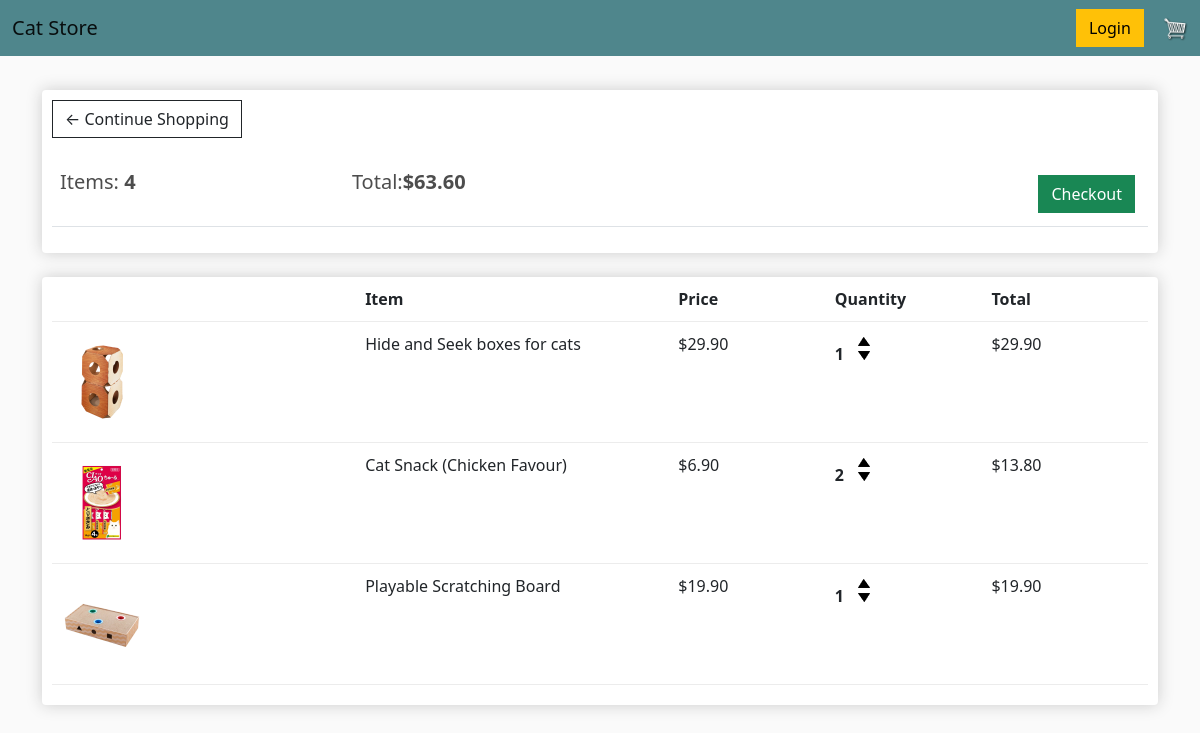
The app's page /cart/ (signed in) with its own data.
### store/models.py (models this page shows, shortened)
class Order(models.Model):
    customer = models.ForeignKey(Customer, on_delete=models.SET_NULL, null=True, blank=True)
    date_ordered = models.DateTimeField(auto_now_add=True)
    complete = models.BooleanField(default=False, null=True, blank=False)
    transaction_id = models.CharField(max_length=100, null=True)
    @property
    def get_cart_total(self):
        orderitems = self.orderitem_set.all()
        total = sum([item.get_total for item in orderitems])
        return total
    @property
    def get_cart_items(self):
        orderitems = self.orderitem_set.all()
        total = sum([item.quantity for item in orderitems])
        return total

class OrderItem(models.Model):
    product = models.ForeignKey(Product, on_delete=models.SET_NULL, blank=True, null=True)
    order = models.ForeignKey(Order, on_delete=models.SET_NULL, blank=True, null=True)
    quantity = models.IntegerField(default=0, null=True, blank=True)
    date_added = models.DateTimeField(auto_now_add=True)
    @property
    def get_total(self):
        total = self.product.price * self.quantity
        return total

class Product(models.Model):
    name = models.CharField(max_length=200)
    price = models.DecimalField(max_digits=7, decimal_places=2)
    digital = models.BooleanField(default=False, null=True, blank=True)
    image = models.ImageField(null=True, blank=True)
    @property
    def imageURL(self):
        try:
            url = self.image.url
        except:
            url = ''
        return url

### store/views.py (the view)
# urls.py: path('cart/', views.cart, name="cart"),
def cart(request):
    data = cartData(request)
    cartItems = data['cartItems']
    order = data['order']
    items = data['items']
    context = {'items':items, 'order':order, 'cartItems':cartItems}
    return render(request, 'store/cart.html', context)

### store/utils.py (called while the page is built)
def cartData(request):
    if request.user.is_authenticated:
        customer = request.user.customer
        order, created = Order.objects.get_or_create(customer=customer, complete= False)
        items = order.orderitem_set.all
        cartItems = order.get_cart_items
    else:
        cookieData = cookieCart(request)
        cartItems = cookieData['cartItems']
        order = cookieData['order']
        items = cookieData['items']
    return {'cartItems': cartItems, 'order': order, 'items': items}

### store/templates/store/cart.html
{% extends 'store/main.html' %}
{% load static %}
{% block content %}
<div class="row">
    <div class="col-lg-12">
        <div class="box-element">
            <a class="btn btn-outline-dark" href="{% url 'store' %}">&#x2190; Continue Shopping</a>
            <br>
            <br>
            <table class="table">
                <tr>
                    <th>
                        <h5>Items: <strong>{{order.get_cart_items}}</strong></h5>
                    </th>
                    <th>
                        <h5>Total:<strong>${{order.get_cart_total|floatformat:2}}</strong></h5>
                    </th>
                    <th>
                        <a style="float:right; margin:5px;" class="btn btn-success"
                            href="{% url 'checkout' %}">Checkout</a>
                    </th>
                </tr>
            </table>
        </div>
        <br>
        <div class="box-element">
            <div class="cart-row">
                <div style="flex:2"></div>
                <div style="flex:2"><strong>Item</strong></div>
                <div style="flex:1"><strong>Price</strong></div>
                <div style="flex:1"><strong>Quantity</strong></div>
                <div style="flex:1"><strong>Total</strong></div>
            </div>
            {% for item in items %}
            <div class="cart-row">
                <div style="flex:2"><img class="row-image" src="{{item.product.imageURL}}"></div>
                <div style="flex:2">
                    <p>{{item.product.name}}</p>
                </div>
                <div style="flex:1">
                    <p>${{item.product.price|floatformat:2}}</p>
                </div>
                <div style="flex:1">
                    <p class="quantity">{{item.quantity}}</p>
                    <div class="quantity">
                        <img data-product={{item.product.id}} data-action="add" class="chg-quantity update-cart" src="{% static  'images/arrow_up.png' %}">
                        <img data-product={{item.product.id}} data-action="remove" class="chg-quantity update-cart" src="{% static  'images/arrow_down.png' %}">
                    </div>
                </div>
                <div style="flex:1">
                    <p>${{item.get_total}}</p>
                </div>
            </div>
            {% endfor %}
        </div>
    </div>
</div>
{% endblock content %}

### static/css/main.css (style rules this page uses)
body { background-color: hsl(0, 0%, 98%); }
h1, h2, h3, h4, h5, h6 { color: hsl(0, 0%, 30%); }
.box-element { box-shadow: hsl(0, 0%, 80%) 0 0 16px; background-color: #fff; border-radius: 4px; padding: 10px; }
.col-lg-4, .col-lg-6, .col-lg-8, .col-lg-12 { margin-top: 10px; }
.btn { border-radius: 0; }
.row-image { width: 100px; }
.cart-row { display: flex; align-items: flex-stretch; padding-bottom: 10px; margin-bottom: 10px; border-bottom: 1px solid #ececec; }
.quantity { display: inline-block; font-weight: 700; padding-right: 10px; }
.chg-quantity { width: 12px; cursor: pointer; display: block; margin-top: 5px; transition: .1s; }

### records on screen
Order: get_cart_items "4", get_cart_total "63.60"
OrderItem: product.imageURL (picture), product.name "Hide and Seek boxes for cats", product.price "29.90", quantity "1", get_total "29.90"
OrderItem: product.imageURL (picture), product.name "Cat Snack (Chicken Favour)", product.price "6.90", quantity "2", get_total "13.80"
OrderItem: product.imageURL (picture), product.name "Playable Scratching Board", product.price "19.90", quantity "1", get_total "19.90"
